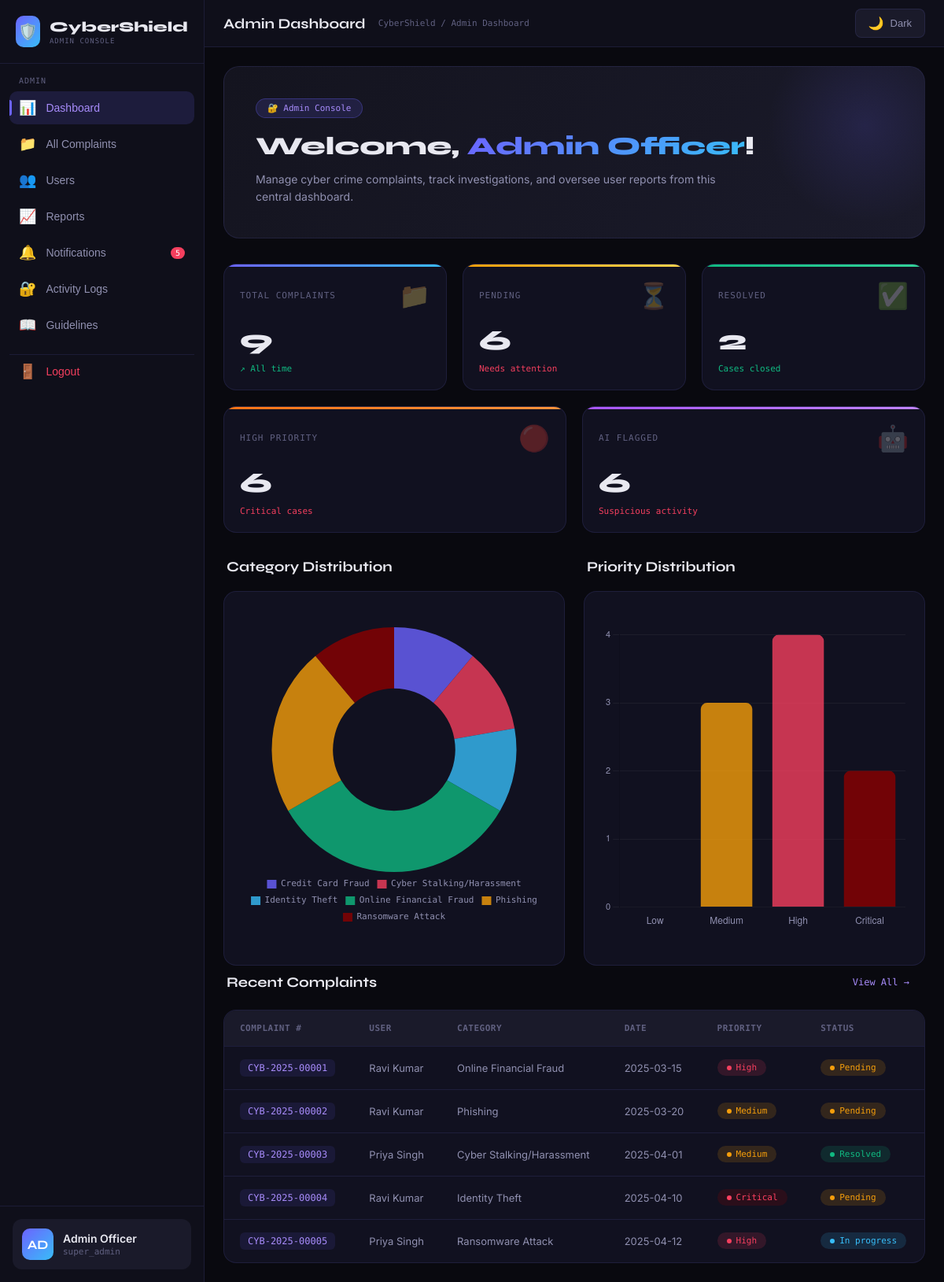
The app's page /admin-dashboard.php (signed in) with its own data.
### tables this page shows
CREATE TABLE IF NOT EXISTS complaints (
    id INT AUTO_INCREMENT PRIMARY KEY,
    complaint_num VARCHAR(50) UNIQUE NOT NULL,
    user_id INT,
    user_name VARCHAR(100) NOT NULL,
    user_email VARCHAR(100) NOT NULL,
    category VARCHAR(100) NOT NULL,
    type VARCHAR(100),
    description TEXT NOT NULL,
    incident_date DATE NOT NULL,
    incident_time TIME,
    location VARCHAR(255),
    suspect_info TEXT,
    financial_loss DECIMAL(15,2) DEFAULT 0,
    status ENUM('pending', 'in-progress', 'resolved', 'closed', 'fake') DEFAULT 'pending',
    priority ENUM('low', 'medium', 'high', 'critical') DEFAULT 'low',
    suspicious BOOLEAN DEFAULT FALSE,
    assigned_to INT NULL,
    assigned_date DATETIME NULL,
    resolved_date DATETIME NULL,
    resolution_notes TEXT,
    admin_remarks TEXT,
    public_response TEXT,
    admin_notified BOOLEAN DEFAULT FALSE,
    created_at TIMESTAMP DEFAULT CURRENT_TIMESTAMP,
    updated_at TIMESTAMP DEFAULT CURRENT_TIMESTAMP ON UPDATE CURRENT_TIMESTAMP,
    FOREIGN KEY (user_id) REFERENCES users(id) ON DELETE SET NULL,
    FOREIGN KEY (assigned_to) REFERENCES investigation_officers(id) ON DELETE SET NULL
);

### admin-dashboard.php (the view, shortened to what this page needs)
<?php
$conn = getConnection();
$total = $conn->query("SELECT COUNT(*) as total FROM complaints")->fetch_assoc()['total'];
$pending = $conn->query("SELECT COUNT(*) as pending FROM complaints WHERE status = 'pending'")->fetch_assoc()['pending'];
$resolved = $conn->query("SELECT COUNT(*) as resolved FROM complaints WHERE status = 'resolved'")->fetch_assoc()['resolved'];
$highPriorityCount = $conn->query("SELECT COUNT(*) as high_priority_count FROM complaints WHERE priority IN ('high', 'critical')")->fetch_assoc()['high_priority_count'];
$suspicious = $conn->query("SELECT COUNT(*) as suspicious FROM complaints WHERE suspicious = 1")->fetch_assoc()['suspicious'];
$recentComplaints = $conn->query("SELECT id, complaint_num, user_name, category, incident_date, priority, status, suspicious FROM complaints ORDER BY created_at DESC LIMIT 5");
$recentComplaintsArray = [];
if ($recentComplaints) {
    $recentComplaintsArray = $recentComplaints->fetch_all(MYSQLI_ASSOC);
}
$categories = $conn->query("SELECT category, COUNT(*) as count FROM complaints GROUP BY category");
$categoriesArray = [];
if ($categories) {
    $categoriesArray = $categories->fetch_all(MYSQLI_ASSOC);
}
$lowCount = $conn->query("SELECT COUNT(*) as count FROM complaints WHERE priority = 'low'")->fetch_assoc()['count'];
$mediumCount = $conn->query("SELECT COUNT(*) as count FROM complaints WHERE priority = 'medium'")->fetch_assoc()['count'];
$highCount = $conn->query("SELECT COUNT(*) as count FROM complaints WHERE priority = 'high'")->fetch_assoc()['count'];
$criticalCount = $conn->query("SELECT COUNT(*) as count FROM complaints WHERE priority = 'critical'")->fetch_assoc()['count'];
?>
<?php include 'includes/header.php'; ?>
<?php include 'includes/sidebar.php'; ?>
<div class="dashboard-container">
    <div class="welcome-hero">
        <div class="welcome-badge">🔐 Admin Console</div>
        <div class="welcome-title">Welcome, <span><?php echo htmlspecialchars($_SESSION['admin_name']); ?></span>!</div>
        <div class="welcome-text">Manage cyber crime complaints, track investigations, and oversee user reports from this central dashboard.</div>
    </div>
    <div class="stats-grid">
        <div class="stat-card blue">
            <div class="stat-header">
                <div class="stat-label">Total Complaints</div>
                <div class="stat-icon">📁</div>
            </div>
            <div class="stat-value"><?php echo $total; ?></div>
            <div class="stat-delta">↗ All time</div>
        </div>
        <div class="stat-card yellow">
            <div class="stat-header">
                <div class="stat-label">Pending</div>
                <div class="stat-icon">⏳</div>
            </div>
            <div class="stat-value"><?php echo $pending; ?></div>
            <div class="stat-delta neg">Needs attention</div>
        </div>
        <div class="stat-card green">
            <div class="stat-header">
                <div class="stat-label">Resolved</div>
                <div class="stat-icon">✅</div>
            </div>
            <div class="stat-value"><?php echo $resolved; ?></div>
            <div class="stat-delta">Cases closed</div>
        </div>
    </div>
    <div class="stats-grid-second">
        <div class="stat-card orange">
            <div class="stat-header">
                <div class="stat-label">High Priority</div>
                <div class="stat-icon">🔴</div>
            </div>
            <div class="stat-value"><?php echo $highPriorityCount; ?></div>
            <div class="stat-delta neg">Critical cases</div>
        </div>
        <div class="stat-card purple">
            <div class="stat-header">
                <div class="stat-label">AI Flagged</div>
                <div class="stat-icon">🤖</div>
            </div>
            <div class="stat-value"><?php echo $suspicious; ?></div>
            <div class="stat-delta neg">Suspicious activity</div>
        </div>
    </div>
    <div class="two-column-grid equal-size">
        <div>
            <div class="section-header">
                <div class="section-title">Category Distribution</div>
            </div>
            <div class="chart-card equal-chart">
                <canvas id="catChart" height="300"></canvas>
            </div>
        </div>
        <div>
            <div class="section-header">
                <div class="section-title">Priority Distribution</div>
            </div>
            <div class="chart-card equal-chart">
                <canvas id="priChart" height="300"></canvas>
            </div>
        </div>
    </div>
    <div class="recent-complaints-section">
        <div class="section-header">
            <div class="section-title">Recent Complaints</div>
            <a href="admin-complaints.php" class="view-all-btn">View All →</a>
        </div>
        <div class="complaints-card">
            <div class="table-responsive">
                <table class="complaints-table">
                    <thead>
                        <tr>
                            <th>COMPLAINT #</th>
                            <th>USER</th>
                            <th>CATEGORY</th>
                            <th>DATE</th>
                            <th>PRIORITY</th>
                            <th>STATUS</th>
                        </tr>
                    </thead>
                    <tbody>
                        <?php if (empty($recentComplaintsArray)): ?>
                            <tr>
                                <td colspan="6" class="empty-row">No complaints found</td>
                            </tr>
                        <?php else: ?>
                            <?php foreach ($recentComplaintsArray as $c): ?>
                            <tr onclick="location.href='complaint-detail.php?id=<?php echo $c['id']; ?>'">
                                <td><span class="complaint-id"><?php echo htmlspecialchars($c['complaint_num']); ?></span></td>
                                <td><?php echo htmlspecialchars($c['user_name']); ?></td>
                                <td><?php echo htmlspecialchars($c['category']); ?></td>
                                <td><?php echo $c['incident_date']; ?></td>
                                <td><span class="priority-badge priority-<?php echo $c['priority']; ?>"><?php echo ucfirst($c['priority']); ?></span></td>
                                <td><span class="status-badge status-<?php echo str_replace('-', '', $c['status']); ?>"><?php echo ucfirst(str_replace('-', ' ', $c['status'])); ?></span></td>
                            </tr>
                            <?php endforeach; ?>
                        <?php endif; ?>
                    </tbody>
                </table>
            </div>
        </div>
    </div>
</div>
<script>
// Priority Chart - Bar Chart (Right Side)
const priCtx = document.getElementById('priChart').getContext('2d');
new Chart(priCtx, {
    type: 'bar',
    data: {
        labels: ['Low', 'Medium', 'High', 'Critical'],
        datasets: [{
            label: 'Number of Complaints',
            data: [<?php echo $lowCount; ?>, <?php echo $mediumCount; ?>, <?php echo $highCount; ?>, <?php echo $criticalCount; ?>],
            backgroundColor: ['rgba(16,185,129,0.8)', 'rgba(245,158,11,0.8)', 'rgba(244,63,94,0.8)', 'rgba(139,0,0,0.8)'],
            borderRadius: 8,
            borderWidth: 0
        }]
    },
    options: {
        responsive: true,
        maintainAspectRatio: true,
        plugins: {
            legend: { display: false },
            tooltip: { backgroundColor: 'var(--bg4)', titleColor: 'var(--text)', bodyColor: 'var(--text2)' }
        },
        scales: {
            x: {
                ticks: { color: '#9090b0', font: { size: 12 } },
                grid: { display: false }
            },
            y: {
                ticks: { color: '#9090b0', stepSize: 1, font: { size: 11 } },
                grid: { color: 'rgba(255,255,255,0.05)' }
            }
        }
    }
});
// Category Chart - Doughnut Chart (Left Side)
const catLabels = <?php echo json_encode(array_column($categoriesArray, 'category')); ?>;
const catData = <?php echo json_encode(array_column($categoriesArray, 'count')); ?>;
const catCtx = document.getElementById('catChart').getContext('2d');
new Chart(catCtx, {
    type: 'doughnut',
    data: {
        labels: catLabels,
        datasets: [{
            data: catData,
            backgroundColor: ['rgba(108,99,255,0.8)', 'rgba(244,63,94,0.8)', 'rgba(56,189,248,0.8)', 'rgba(16,185,129,0.8)', 'rgba(245,158,11,0.8)', 'rgba(139,0,0,0.8)'],
            borderWidth: 0,
            hoverOffset: 10
        }]
    },
    options: {
        responsive: true,
        maintainAspectRatio: true,
        plugins: {
            legend: {
                position: 'bottom',
                labels: { color: '#9090b0', font: { size: 11, family: 'DM Mono, monospace' }, boxWidth: 12, padding: 10 }
            },
            tooltip: { backgroundColor: 'var(--bg4)', titleColor: 'var(--text)', bodyColor: 'var(--text2)' }
        }
    }
});
</script>
<?php include 'includes/footer.php'; ?>

### css/style.css (style rules this page uses)
:root { --bg: #09090f; --bg2: #0f0f1a; --bg3: #14141f; --bg4: #1a1a2a; --border: rgba(120,120,255,0.12); --border2: rgba(120,120,255,0.22); --accent: #6c63ff; --accent2: #a78bfa; --accent3: #38bdf8; --danger: #f43f5e; --warning: #f59e0b; --success: #10b981; --text: #e8e8f0; --text2: #9090b0; --text3: #606080; --card: #111120; --card2: #161628; --mono: 'DM Mono', monospace; --sans: 'Inter', sans-serif; --display: 'Syne', sans-serif; }
* { margin: 0; padding: 0; box-sizing: border-box; }
body { font-family: var(--sans); background: var(--bg); color: var(--text); min-height: 100vh; overflow-x: hidden; }
.section-header { display: flex; align-items: center; justify-content: space-between; margin-bottom: 20px; }
.section-title { font-family: var(--display); font-size: 18px; font-weight: 700; color: var(--text); }
.chart-card { background: var(--card); border: 1px solid var(--border); border-radius: 16px; padding: 20px; }

### records on screen
complaints: complaint_num "CYB-2025-00001", user_name "Ravi Kumar", category "Online Financial Fraud", incident_date "2025-03-15", priority "High", status "Pending"
complaints: complaint_num "CYB-2025-00002", user_name "Ravi Kumar", category "Phishing", incident_date "2025-03-20", priority "Medium", status "Pending"
complaints: complaint_num "CYB-2025-00003", user_name "Priya Singh", category "Cyber Stalking/Harassment", incident_date "2025-04-01", priority "Medium", status "Resolved"
complaints: complaint_num "CYB-2025-00004", user_name "Ravi Kumar", category "Identity Theft", incident_date "2025-04-10", priority "Critical", status "Pending"
complaints: complaint_num "CYB-2025-00005", user_name "Priya Singh", category "Ransomware Attack", incident_date "2025-04-12", priority "High", status "In progress"

### other values on screen
$adminUnreadCount "5"
$initials "AD"
$userName "Admin Officer"
$userRole "super_admin"
$pageTitle "Admin Dashboard"
$_SESSION['admin_name'] "Admin Officer"
$total "9"
$pending "6"
$resolved "2"
$highPriorityCount "6"
$suspicious "6"
chart data {{ $lowCount }} 0
chart data {{ $mediumCount }} 3
chart data {{ $highCount }} 4
chart data {{ $criticalCount }} 2
